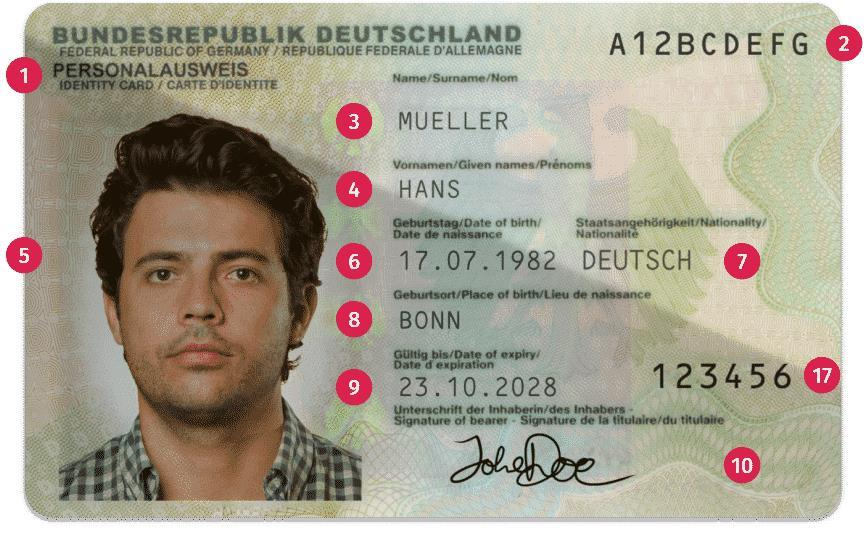
#> input picture res/id_0.jpg, 866 x 540 px
$ jupyter execute final_script_local.ipynb
#> lines starting #> are read from the running program, lines starting #| are printed output that depends on the picture
## Defining the required Packages

[cell 1]
from PyPDF2 import PdfReader
import textract
import cv2
import numpy as np
import os
import glob
import re
import json
import sys
import re
from typing import Optional, Sequence, Union, List, Tuple
from typing import TypeVar, Callable

### Defining the main Class init

[cell 2]
class ExtractFromDoc:
    def __init__(self, pdf_path: Optional[str] = 'src', out_path: Optional[str] = 'res', threshold_doc: Optional[dict] = {}, threshold: Optional[float] = 0.8) -> None:
        self.final_output = {}
        self.output = {}
        self.threshold_doc = threshold_doc
        self.threshold = threshold
        self.pdf_path=pdf_path
        # self.main()

    def extract_text(self, path:str) -> Tuple[str, int]:
        # Extract text using Textract
        text = textract.process(path, method='tesseract', language='deu')
        return text.decode('utf-8'),0

    def read_pdf_split_images(self) -> None:
        ## This method search for pdf file in src directory, and extract images from it.
        directory = self.pdf_path
        print(os.listdir(os.path.join(os.curdir,directory)))
        for filename in os.listdir(os.path.join(os.curdir,directory)):
            if filename.endswith('.pdf'):
                ids =0
                reader = PdfReader(os.path.join(os.curdir,directory,filename))
                for page in reader.pages:
                    for image in page.images:
                        with open(f"res/id_{ids}.jpg", "wb") as fp:
                            fp.write(image.data)
                    ids+=1

    def clear_field_new(self, var:str, *field: Sequence[str]) -> str:
        ## This method clear output string and remove any static words or characters.
        val = ''.join(var)
        for i in field:
            val = val.replace(i, '')
        val = val.strip()
        return val

    def get_src_images(self)-> List[str]:
        ## This method get all src images from res directory.
        return  glob.glob(os.path.join('res', "*.jpg"))

    def get_temp_images(self,path:str)-> List[str]:
        ## This method get all temp images from path (input arg) directory.
        return glob.glob(os.path.join(path,  "*.png"))

    def crop_image_and_detect_text(self):
        ## This method read all cropped images and extract text from them.
        self.output['res'] = {}
        cropped_images = glob.glob(os.path.join(f'res','detection',  "*.png"))
        for sup_image_path in cropped_images:
            sup_image_name = sup_image_path.split('/')[-1].replace('.png', '') ###TODO CHANGE \\ TO /
            if 'res' not in sup_image_name:
                text, confidence = self.extract_text(sup_image_path)
                self.output['res'][sup_image_name] =  {'value':text, 'confidence':0}   ##text

    def add_data_to_output(self) -> None:
        ## This method clean the extracted (OCR) text and store it in final_output dict.
        self.final_output['res'] = {}
        # print("********************************")
        # print(f'self.output: {self.output}')
        # print("********************************")
        for val in self.output['res']:
            if 'birth' in val :
                name_var = re.sub(r"[^0-9.]", "", self.output['res'][val]['value'])
                self.final_output['res']['birth'] = {'value':name_var}

            if 'expirty' in val :
                name_var = re.sub(r"[^0-9.]", "", self.output['res'][val]['value'])
                self.final_output['res']['expirty'] = {'value':name_var}

            if 'startDat' in val :
                name_var = re.sub(r"[^0-9.]", "", self.output['res'][val]['value'])
                self.final_output['res']['startDat'] = {'value':name_var}

            if 'Fname' in val :
                cleaned_string = re.sub(r"[\r\n\t\x0c]", "", self.output['res'][val]['value'])
                name_var = self.clear_field_new(cleaned_string,'Name', 'Surname', 'Nom','/',',','Geburts','name','at birth','naissance').strip()
                self.final_output['res']['Fname'] = {'value':name_var}

            if 'Secname' in val :
                cleaned_string = re.sub(r"[\r\n\t\x0c]", "", self.output['res'][val]['value'])
                name_var = self.clear_field_new(cleaned_string, 'Given', 'names','/',',','Vornamen','vornamen','Prenoms','prenoms','prénom','Prénom').strip()
                if len(name_var.split(' ')) > 1:
                    name_var = name_var.split(' ')[-1]
                self.final_output['res']['Sname'] = {'value':name_var}

            if 'serialNum' in val :
                cleaned_string = re.sub(r"[\r\n\t\x0c]", "", self.output['res'][val]['value'])
                name_var = self.clear_field_new(cleaned_string, 'BUNDESREPUBLIK', 'DEUTSCHLAND','/',',','|').strip().split(' ')
                filtered_list = [item for item in name_var if len(item) > 5]
                if filtered_list:
                    self.final_output['res']['serialNum'] = {'value':filtered_list[-1]}
                else:
                    self.final_output['res']['serialNum'] = {'value':''}

    def get_output(self) -> None:
        ## This method write the output.json file
        for page in self.final_output:
            with open(f"{os.path.join('res','output.json')}", 'w', encoding='utf8') as json_file:
                json.dump(self.final_output[page],
                        json_file, ensure_ascii=False)
                print(f"Output: res/output.json")

    def detect_id_and_split(self) -> None:
        ## This method is the core of all script, it detect id images and find the match from temp

        docs_images = self.get_src_images()     ### Read src directory and get images path as list
        if not docs_images:
            print("src directory is empty")
            print("The pdf is empty!")
            print("Terminating the Script")
            sys.exit()

        # ### Create res/sup-diectories to divide src
        dir_to_creat = ['detection']
        for file in dir_to_creat:
            if not os.path.exists(os.path.join('res',file)):
                os.makedirs(os.path.join('res',file))

        ### loop on src images.
        for doc_image_path in docs_images:
            ### Remove full path and extension > /src/page1_elec.png >> page1_elec.
            name = doc_image_path.split('/')[-1].replace('.jpg', '')
            # Read input src image using opencv.
            temp_image = cv2.imread(doc_image_path)
#> temp_image is the input picture: shape (540, 866, 3); mean B, G, R 146.8, 162.5, 169.1

            # Resize input src image using opencv.
            # doc_image = cv2.resize(temp_image, (1960, 2824))
            doc_image = temp_image

            # Convert to gray scale >> because some Images as colored and to enhance detection.
            gray_doc_image = cv2.cvtColor(doc_image, cv2.COLOR_BGR2GRAY)
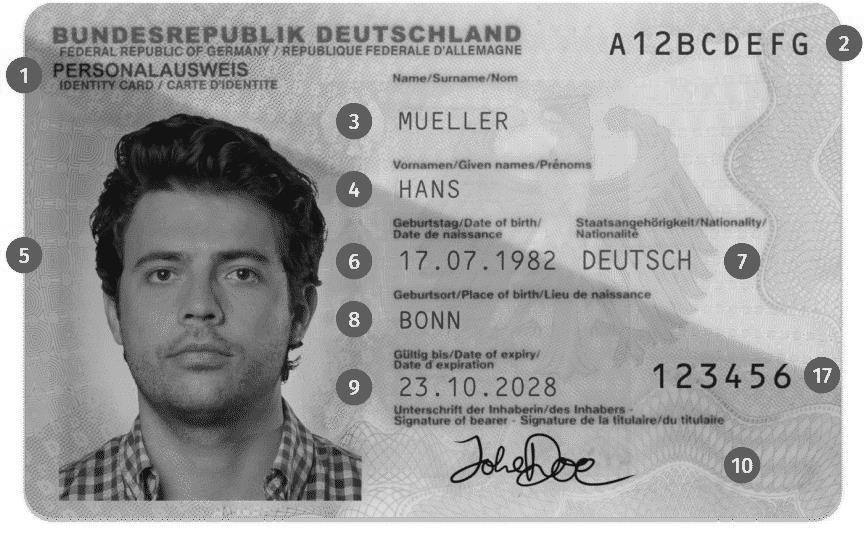
#> gray_doc_image: shape (540, 866); min 1, max 255, mean 162.7

            # Get template Images.
            temp_images = self.get_temp_images(path='temp')

            # Add some flags to better customize the loop
            # To draw and extract the first Image found (Only exist once in the doc).
            done_Fname = False
            done_Secname = False
            done_serialNumb = False
            done_Enddate = False
            done_birth = False
            done_startDate = False
            # Loop of each template file to find matches with threshold >>> IMPORTANT
            for temp_image in temp_images:
                # Load the template image and the target image.
                template_img = cv2.imread(temp_image)
                gray_template_img = cv2.cvtColor(
                    template_img, cv2.COLOR_BGR2GRAY)
                # Get the dimensions of the template image.
                template_height, template_width = gray_template_img.shape[:2]
                # Perform template matching.
                result = cv2.matchTemplate(
                    gray_doc_image, gray_template_img, cv2.TM_CCOEFF_NORMED)

                # Define a threshold value to consider a match.
                temp_temp = temp_image.split('/')[-1].split('_')[:-1][0]               ###TODO CHANGE \\ TO /
                threshold = self.threshold_doc.get(temp_temp, self.threshold)

                # Get the location of the matches
                locations = list(zip(*np.where(result >= threshold)))
                # Draw rectangles around the matches.
                for loc in locations:
                    top_left_corner = loc[::-1]
                    bottom_right_corner = (
                        top_left_corner[0] + template_width, top_left_corner[1] + template_height)
                    if 'Secname' in temp_image and done_Fname == False:
                            height = doc_image.shape[0]
                            width = doc_image.shape[1]
                            img = doc_image[top_left_corner[1]:bottom_right_corner[1]+40 ,
                                            top_left_corner[0]:bottom_right_corner[0]+50]

                            name = name.split('\\')[-1]

                            self.write_threshold(img=img,thresh=False,img_name='Secname',name=name)
                            # cv2.imwrite(os.path.join('res','detection',f'{name}_Secname.png'), img)

                            cv2.rectangle(doc_image,
                                        (top_left_corner[0], top_left_corner[1]),
                                        (bottom_right_corner[0]+50, bottom_right_corner[1]+40),
                                        (0, 255, 0), 2)
                            done_Fname = True
                            cv2.imwrite(os.path.join('res','detection',f'{name}_res.png'), doc_image)
                            # matching = 'done'
                            break

                    if 'Fname' in temp_image and done_Secname == False:
                            height = doc_image.shape[0]
                            width = doc_image.shape[1]
                            img = doc_image[top_left_corner[1]:bottom_right_corner[1]+50 ,
                                            top_left_corner[0]:bottom_right_corner[0]+width]

                            name = name.split('\\')[-1]

                            self.write_threshold(img=img,thresh=False,img_name='Fname',name=name)

                            # cv2.imwrite(os.path.join('res','detection',f'{name}_Fname.png'), img)
                            cv2.rectangle(doc_image,
                                        (top_left_corner[0], top_left_corner[1]),
                                        (bottom_right_corner[0]+width, bottom_right_corner[1]+50),
                                        (0, 255, 0), 2)
                            done_Secname = True
                            cv2.imwrite(os.path.join('res','detection',f'{name}_res.png'), doc_image)
                            # matching = 'done'
                            break

                    if 'startDate' in temp_image and done_startDate == False:
                            height = doc_image.shape[0]
                            width = doc_image.shape[1]
                            img = doc_image[top_left_corner[1]:bottom_right_corner[1]+50 ,
                                            top_left_corner[0]:bottom_right_corner[0]+50]

                            name = name.split('\\')[-1]
                            self.write_threshold(img=img,thresh=False,img_name='startDat',name=name)

                            # cv2.imwrite(os.path.join('res','detection',f'{name}_startDat.png'), img)
                            cv2.rectangle(doc_image,
                                        (top_left_corner[0], top_left_corner[1]),
                                        (bottom_right_corner[0]+50, bottom_right_corner[1]+50),
                                        (0, 255, 0), 2)
                            done_startDate = True
                            cv2.imwrite(os.path.join('res','detection',f'{name}_res.png'), doc_image)
                            # matching = 'done'
                            break

                    if 'birth' in temp_image and done_birth == False:
                            height = doc_image.shape[0]
                            width = doc_image.shape[1]
                            img = doc_image[top_left_corner[1]:bottom_right_corner[1]+50 ,
                                            top_left_corner[0]-70:bottom_right_corner[0]+25]

                            name = name.split('\\')[-1]

                            self.write_threshold(img=img,thresh=False,img_name='birth',name=name)

                            # cv2.imwrite(os.path.join('res','detection',f'{name}_birth.png'), img)
                            cv2.rectangle(doc_image,
                                        (top_left_corner[0]-70, top_left_corner[1]),
                                        (bottom_right_corner[0]+25, bottom_right_corner[1]+50),
                                        (0, 255, 0), 2)
                            done_birth = True
                            cv2.imwrite(os.path.join('res','detection',f'{name}_res.png'), doc_image)
                            # matching = 'done'
                            break

                    if 'expirty' in temp_image and done_Enddate == False:
                            height = doc_image.shape[0]
                            width = doc_image.shape[1]
                            img = doc_image[top_left_corner[1]:bottom_right_corner[1]+40 ,
                                            top_left_corner[0]-70:bottom_right_corner[0]+25]

                            name = name.split('\\')[-1]

                            self.write_threshold(img=img,thresh=False,img_name='expirty',name=name)

                            # cv2.imwrite(os.path.join('res','detection',f'{name}_expirty.png'), img)
                            cv2.rectangle(doc_image,
                                        (top_left_corner[0]-70, top_left_corner[1]),
                                        (bottom_right_corner[0]+25, bottom_right_corner[1]+40),
                                        (0, 255, 0), 2)
                            done_Enddate = True
                            cv2.imwrite(os.path.join('res','detection',f'{name}_res.png'), doc_image)
                            # matching = 'done'
                            break

                    if 'serialNum' in temp_image and done_serialNumb == False:
                            height = doc_image.shape[0]
                            width = doc_image.shape[1]
                            img = doc_image[top_left_corner[1]:bottom_right_corner[1]+15 ,
                                            top_left_corner[0]:int(width)]

                            name = name.split('\\')[-1]
                            self.write_threshold(img=img,thresh=True,img_name='serialNum',name=name)


                            # cv2.imwrite(os.path.join('res','detection',f'{name}_serialNum.png'), img)
                            cv2.rectangle(doc_image,
                                        (top_left_corner[0], top_left_corner[1]),
                                        (int(width), bottom_right_corner[1]+15),
                                        (0, 255, 0), 2)
                            done_serialNumb = True
                            cv2.imwrite(os.path.join('res','detection',f'{name}_res.png'), doc_image)
                            # matching = 'done'
                            break
#> pass 2 of the loop in detect_id_and_split, `for doc_image_path in docs_images:`:
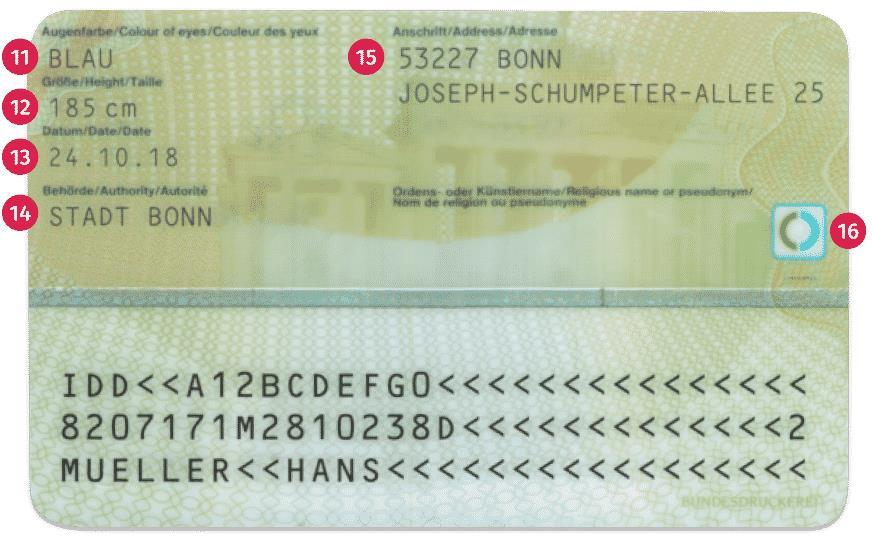
#> input picture res/id_1.jpg, 872 x 538 px
#> in detect_id_and_split, temp_image is the input picture: shape (538, 872, 3); mean B, G, R 172.5, 198, 188.1
#> in detect_id_and_split, `gray_doc_image = cv2.cvtColor(doc_image, cv2.COLOR_BGR2GRAY)`:
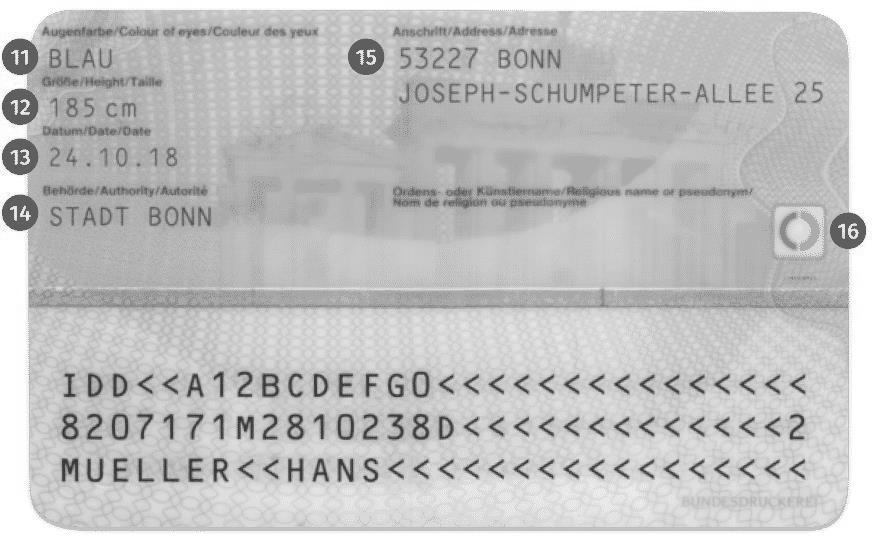
#> gray_doc_image: shape (538, 872); min 37, max 255, mean 192.1

    def write_threshold(self, img: np.ndarray, name: str, img_name: str, thresh: int) -> None:
        ## This method make threshold for images with multi color (such as: serial id)

        threshold_value = 100
        max_value = 255

        # Set the thresholding type to cv2.THRESH_BINARY_INV
        threshold_type = cv2.THRESH_BINARY_INV

        if thresh:
            ret, thresholded_img = cv2.threshold(img, threshold_value, max_value, threshold_type)
            cv2.imwrite(os.path.join('res','detection',f'{name}_{img_name}.png'), thresholded_img)
        else:
            cv2.imwrite(os.path.join('res','detection',f'{name}_{img_name}.png'), img)

    def main(self) -> None:
        ## This is the main method
        print("Start Main")
        self.read_pdf_split_images()
        self.detect_id_and_split()
        self.crop_image_and_detect_text()
        self.add_data_to_output()
        self.get_output()
        print("End Main")
